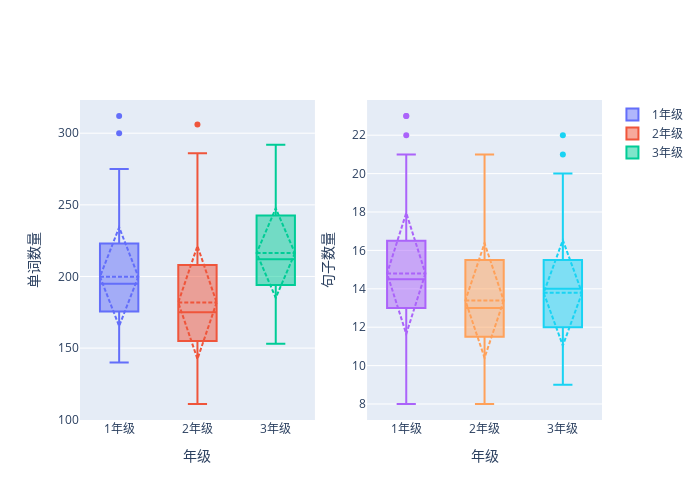

Here is the notebook cell this chart was saved with:
### Code cell
import plotly.graph_objs as go
from plotly.subplots import make_subplots

def plot_boxplots_by_grade(file_name, df, n):
    """
    输入文件名、对应的DataFrame和要可视化的特征数n，输出该DataFrame的箱线图（plotly），
    一个特征一个子图，最后是一个大图。
    箱线图横坐标为年级，纵坐标为特征值，子图标题不要了，
    大图的名称为文件名。
    """
    # 识别数值列（排除年级列）
    if '年级' not in df.columns:
        print("该数据集不包含'年级'列，无法绘制箱线图。")
        return

    numeric_cols = df.select_dtypes(include='number').columns
    numeric_cols = [col for col in numeric_cols if col != '年级']
    if len(numeric_cols) == 0:
        print("没有可用的数值特征。")
        return

    # 只取前n个特征
    selected_cols = numeric_cols[:n]
    num_features = len(selected_cols)

    # 创建子图（不设置subplot_titles，即无子图标题）
    fig = make_subplots(rows=1, cols=num_features)

    for i, col in enumerate(selected_cols):
        # 按年级分组绘制箱线图
        grades = sorted(df['年级'].dropna().unique())
        for grade in grades:
            grade_data = df[df['年级'] == grade][col].dropna()
            fig.add_trace(
                go.Box(
                    y=grade_data,
                    name=f"{int(grade)}年级",
                    boxmean='sd',
                    showlegend=(i == 0),  # 只在第一个子图显示图例
                ),
                row=1, col=i+1
            )
        # 设置y轴标题
        fig.update_yaxes(title_text=col.split('-', 1)[0] if '-' in col else col, row=1, col=i+1)
        # 设置x轴为年级
        fig.update_xaxes(title_text="年级", row=1, col=i+1)

    fig.update_layout(
        #title_text=f"{file_name} 的特征箱线图",
        height=500,
        width=350*num_features,
        showlegend=True
    )
    fig.show()

plot_boxplots_by_grade('描述性统计', data_dict['描述性统计'], 3)

### Figure 1 — Plotly figure (JSON) as saved in the notebook; plotly's stock layout.template omitted (floating-point values rounded to 4 significant figures)
{"data": [{"boxmean": "sd", "name": "1年级", "showlegend": true, "type": "box", "xaxis": "x", "y": [152, 193, 202, 189, 208, 227, 212, 206, 212, 164, 192, 196, 163, 201, 237, 229, 191, 244, 160, 237, 180, 175, 185, 200, 140, 187, 198, 177, 165, 219, 209, 172, 212, 187, 312, 273, 179, 198, 183, 229, 149, 229, 197, 155, 149, 157, 205, 210, 190, 189, 191, 275, 189, 185, 166, 240, 158, 173, 196, 154, 239, 195, 237, 232, 258, 203, 234, 147, 192, 185, 240, 241, 146, 169, 238, 175, 257, 196, 172, 155, 186, 229, 195, 214, 257, 223, 211, 167, 168, 195, 191, 143, 267, 223, 176, 214, 187, 300, 192, 184], "yaxis": "y"}, {"boxmean": "sd", "name": "2年级", "showlegend": true, "type": "box", "xaxis": "x", "y": [151, 182, 306, 199, 129, 151, 186, 197, 193, 160, 189, 166, 155, 217, 173, 165, 175, 194, 176, 180, 167, 210, 150, 170, 156, 218, 123, 188, 166, 123, 180, 188, 204, 175, 160, 140, 208, 190, 163, 156, 158, 157, 138, 168, 237, 144, 212, 139, 145, 127, 184, 162, 189, 136, 171, 208, 125, 147, 236, 193, 172, 143, 223, 143, 140, 158, 149, 111, 163, 187, 154, 196, 164, 163, 229, 130, 118, 176, 155, 157, 244, 178, 191, 164, 181, 231, 253, 225, 230, 133, 229, 244, 221, 260, 251, 230, 234, 286, 265, 250], "yaxis": "y"}, {"boxmean": "sd", "name": "3年级", "showlegend": true, "type": "box", "xaxis": "x", "y": [199, 191, 244, 170, 197, 194, 180, 184, 191, 187, 228, 166, 202, 213, 250, 172, 233, 185, 180, 215, 153, 155, 212, 210, 197, 173, 216, 172, 202, 210, 199, 192, 216, 175, 204, 204, 223, 202, 258, 218, 211, 224, 192, 163, 213, 212, 198, 200, 197, 213, 205, 171, 203, 217, 220, 191, 197, 207, 187, 225, 212, 193, 232, 197, 200, 249, 278, 212, 268, 238, 248, 256, 218, 241, 261, 264, 233, 259, 242, 292, 243, 289, 194, 233, 234, 251, 246, 245, 277, 180, 251, 243, 237, 292, 250, 257, 249, 252, 192, 207], "yaxis": "y"}, {"boxmean": "sd", "name": "1年级", "showlegend": false, "type": "box", "xaxis": "x2", "y": [14, 17, 17, 16, 20, 15, 14, 16, 11, 13, 12, 14, 15, 15, 15, 18, 16, 20, 13, 13, 12, 17, 14, 17, 8, 12, 14, 14, 12, 15, 13, 16, 16, 17, 10, 19, 13, 13, 9, 16, 11, 14, 18, 13, 12, 13, 11, 15, 14, 12, 11, 22, 12, 16, 10, 20, 13, 12, 14, 13, 10, 15, 20, 16, 23, 20, 14, 10, 14, 13, 21, 14, 14, 17, 15, 14, 18, 13, 15, 9, 15, 18, 15, 15, 23, 17, 18, 10, 15, 14, 16, 14, 20, 20, 9, 15, 20, 15, 13, 16], "yaxis": "y2"}, {"boxmean": "sd", "name": "2年级", "showlegend": false, "type": "box", "xaxis": "x2", "y": [12, 14, 18, 14, 12, 12, 15, 14, 17, 12, 16, 14, 13, 16, 16, 12, 14, 12, 12, 11, 15, 12, 13, 13, 9, 8, 8, 13, 13, 12, 14, 12, 13, 12, 10, 11, 21, 17, 18, 13, 17, 10, 17, 16, 17, 11, 18, 12, 9, 10, 13, 15, 13, 14, 12, 13, 11, 9, 18, 13, 13, 10, 16, 8, 10, 14, 9, 10, 11, 17, 15, 20, 18, 18, 13, 12, 8, 12, 13, 11, 20, 12, 20, 12, 13, 10, 14, 15, 17, 10, 17, 10, 12, 15, 16, 13, 18, 15, 10, 11], "yaxis": "y2"}, {"boxmean": "sd", "name": "3年级", "showlegend": false, "type": "box", "xaxis": "x2", "y": [10, 18, 18, 13, 12, 18, 15, 12, 12, 11, 11, 11, 13, 13, 14, 10, 14, 15, 11, 15, 10, 9, 10, 12, 14, 11, 13, 11, 12, 12, 18, 13, 12, 11, 15, 9, 15, 18, 19, 13, 14, 14, 12, 10, 16, 16, 14, 15, 16, 16, 15, 17, 15, 13, 16, 16, 17, 15, 13, 10, 17, 16, 21, 20, 11, 14, 14, 10, 15, 11, 15, 11, 13, 14, 14, 13, 12, 15, 16, 13, 12, 16, 11, 14, 20, 14, 17, 16, 15, 14, 10, 9, 11, 22, 16, 14, 13, 12, 14, 11], "yaxis": "y2"}], "layout": {"height": 500, "showlegend": true, "width": 700, "xaxis": {"anchor": "y", "domain": [0, 0.45], "title": {"text": "年级"}}, "xaxis2": {"anchor": "y2", "domain": [0.55, 1], "title": {"text": "年级"}}, "yaxis": {"anchor": "x", "domain": [0, 1], "title": {"text": "单词数量"}}, "yaxis2": {"anchor": "x2", "domain": [0, 1], "title": {"text": "句子数量"}}}}
